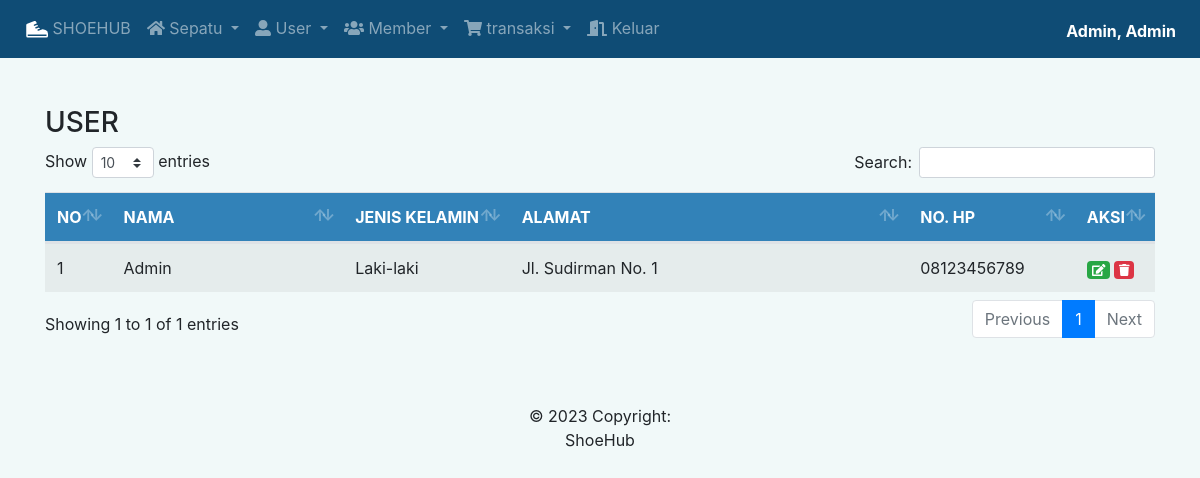
Screenshot of /user_show.php (signed in) with the database file from the repository.
### tables this page shows
CREATE TABLE `tb_user` (
  `id_user` int(11) NOT NULL,
  `username` varchar(50) NOT NULL,
  `password` varchar(255) NOT NULL,
  `nama_user` varchar(255) NOT NULL,
  `jenis_kelamin` enum('Laki-laki','Perempuan') NOT NULL,
  `alamat_user` text NOT NULL,
  `telp_user` varchar(15) NOT NULL
);

### user_show.php (the view, shortened to what this page needs)
<?php
	include 'functions.php';
	$sql = "SELECT * FROM tb_user
			ORDER BY id_user DESC";
	$eksekusi = mysqli_query($koneksi, $sql);
 ?>
<!DOCTYPE html>
<html lang="en">
<head>
</head>
<body>
	<?php include 'nav.php'; ?>
	<div class="container mt-5 mb-5">
		<h3 class="mt-3">USER </h3>
		<table class="table table-striped" id="Table">
			<thead class="text-white" style="background-color: #3282b8">
				<tr>
					<th width="1%">NO</th>
					<th>NAMA</th>
					<th width="15%">JENIS KELAMIN</th>
					<th>ALAMAT</th>
					<th width="15%">NO. HP</th>
					<th width="1%">AKSI</th>
				</tr>
			</thead>
			<tbody>
				<?php $i=1; while ($data = mysqli_fetch_array($eksekusi)) : ?>
				<tr>
					<td><?= $i++; ?></td>
					<td><?= ucwords($data['nama_user']); ?></td>
					<td><?= $data['jenis_kelamin']; ?></td>
					<td><?= $data['alamat_user']; ?></td>
					<td><?= $data['telp_user']; ?></td>
					<td>
						<a id="tombol-hapus" href="user_ubah.php?id_user=<?= $data['id_user']; ?>" class="badge badge-success"><i class="fa fa-edit"></i></a>
						<a onclick="return confirm('Apakah Anda Ingin Menghapus <?= ucwords($data['username']); ?> ?')" href="user_hapus.php?id_user=<?= $data['id_user']; ?>" class="badge badge-danger"><i class="fa fa-trash"></i></a>
					</td>
				</tr>
				<?php endwhile ?>
			</tbody>
		</table>
	</div>
</body>
<?php include 'footer.php'; ?>
</html>

### nav.php (style rules this page uses)
.container { margin-top: 30px; }

### rows the page displays
tb_user: nama_user "Admin", jenis_kelamin "Laki-laki", alamat_user "Jl. Sudirman No. 1", telp_user "08123456789"

### other values shown
$username "Admin"
